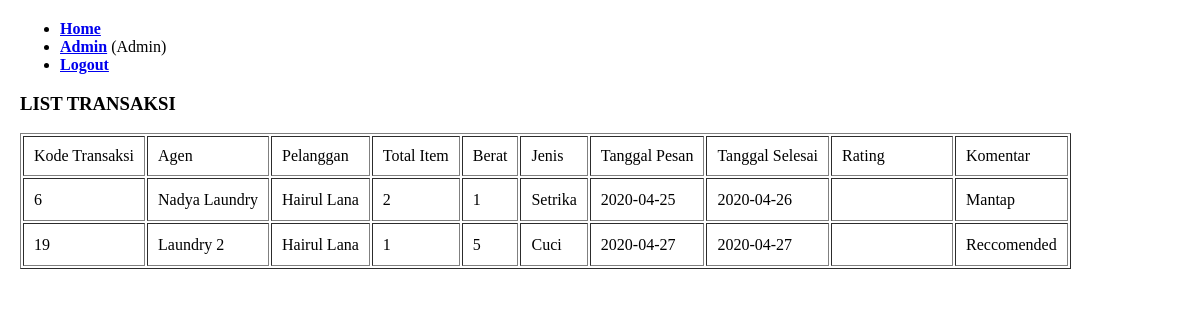
The page /transaksi.php (signed in) on the database its author committed.
### tables this page shows
CREATE TABLE `transaksi` (
  `kode_transaksi` int(11) NOT NULL,
  `id_cucian` int(11) NOT NULL,
  `id_agen` int(11) NOT NULL,
  `id_pelanggan` int(11) NOT NULL,
  `tgl_mulai` date DEFAULT NULL,
  `tgl_selesai` date DEFAULT NULL,
  `total_bayar` int(11) DEFAULT NULL,
  `rating` int(11) DEFAULT NULL,
  `komentar` text NOT NULL
);

CREATE TABLE `agen` (
  `id_agen` int(11) NOT NULL,
  `nama_laundry` varchar(30) DEFAULT NULL,
  `nama_pemilik` varchar(30) DEFAULT NULL,
  `telp` varchar(13) DEFAULT NULL,
  `email` varchar(30) DEFAULT NULL,
  `kota` varchar(20) DEFAULT NULL,
  `alamat` varchar(100) DEFAULT NULL,
  `plat_driver` varchar(12) DEFAULT NULL,
  `password` varchar(255) DEFAULT NULL
);

CREATE TABLE `pelanggan` (
  `id_pelanggan` int(11) NOT NULL,
  `nama` varchar(30) DEFAULT NULL,
  `email` varchar(30) DEFAULT NULL,
  `telp` varchar(13) DEFAULT NULL,
  `kota` varchar(20) DEFAULT NULL,
  `alamat` varchar(100) DEFAULT NULL,
  `password` varchar(255) DEFAULT NULL
);

CREATE TABLE `cucian` (
  `id_cucian` int(11) NOT NULL,
  `id_agen` int(11) NOT NULL,
  `id_pelanggan` int(11) DEFAULT NULL,
  `tgl_mulai` date NOT NULL,
  `tgl_selesai` date NOT NULL,
  `jenis` varchar(15) DEFAULT NULL,
  `total_item` int(11) DEFAULT NULL,
  `berat` double DEFAULT NULL,
  `alamat` varchar(100) NOT NULL,
  `catatan` text NOT NULL,
  `status_cucian` varchar(20) DEFAULT NULL
);

### transaksi.php (the view, shortened to what this page needs)
<?php
include 'connect-db.php';
if(isset($_SESSION["login-admin"]) && isset($_SESSION["admin"])){
    $login = "Admin";
}else if(isset($_SESSION["login-agen"]) && isset($_SESSION["agen"])){
    $idAgen = $_SESSION["agen"];
    $login = "Agen";
}else if (isset($_SESSION["login-pelanggan"]) && isset($_SESSION["pelanggan"])){
    $idPelanggan = $_SESSION["pelanggan"];
    $login = "Pelanggan";
}
?>
<!DOCTYPE html>
<html lang="en">
<head>
    <link rel="stylesheet" type="text/css" href="css/rating.css">
    <link rel="stylesheet" href="https://cdnjs.cloudflare.com/ajax/libs/font-awesome/4.7.0/css/font-awesome.min.css">
</head>
<body>
<?php include 'header.php'; ?>
    <div id="body">
        <h3>LIST TRANSAKSI</h3>
        <?php if ($login == "Admin") : $query = mysqli_query($connect, "SELECT * FROM transaksi"); ?>
            <table border=1 cellpadding=10>
                <tr>
                    <td>Kode Transaksi</td>
                    <td>Agen</td>
                    <td>Pelanggan</td>
                    <td>Total Item</td>
                    <td>Berat</td>
                    <td>Jenis</td>
                    <td>Tanggal Pesan</td>
                    <td>Tanggal Selesai</td>
                    <td>Rating</td>
                    <td>Komentar</td>
                </tr>
                <?php while ($transaksi = mysqli_fetch_assoc($query)) : ?>
                <tr>
                    <td><?php echo $kodeTransaksi = $transaksi["kode_transaksi"] ?></td>
                    <td>
                        <?php
                            $temp = $transaksi["id_agen"];
                            $agen = mysqli_query($connect, "SELECT * FROM agen WHERE id_agen = '$temp'");
                            $agen = mysqli_fetch_assoc($agen);
                            echo $agen["nama_laundry"];
                        ?>
                    </td>
                    <td>
                        <?php
                            $temp = $transaksi["id_pelanggan"];
                            $pelanggan = mysqli_query($connect,"SELECT * FROM pelanggan WHERE id_pelanggan = '$temp'");
                            $pelanggan = mysqli_fetch_assoc($pelanggan);
                            echo $pelanggan["nama"];
                        ?>
                    </td>
                    <td>
                        <?php
                            $idCucian = $transaksi["id_cucian"];
                            $cucian = mysqli_query($connect, "SELECT * FROM cucian WHERE id_cucian = $idCucian");
                            $cucian = mysqli_fetch_assoc($cucian);
                            echo $cucian["total_item"];
                        ?>
                    </td>
                    <td><?= $cucian["berat"] ?></td>
                    <td><?= $cucian["jenis"] ?></td>
                    <td><?= $transaksi["tgl_mulai"] ?></td>
                    <td><?= $transaksi["tgl_selesai"] ?></td>
                    <td>
                        <?php
                            $star = mysqli_query($connect,"SELECT * FROM transaksi WHERE kode_transaksi = $kodeTransaksi");
                            $star = mysqli_fetch_assoc($star);
                            $star = ceil($star["rating"]);
                        ?>
                        <fieldset class="bintang"><span class="starImg star-<?= $star ?>"></span></fieldset>
                    </td>
                    <td><?= $transaksi["komentar"] ?></td>
                </tr>
                <?php endwhile; ?>
            </table>
        <?php endif; ?>
    </div>
</body>
</html>

### css/rating.css (style rules this page uses)
fieldset, label { margin: 0; padding: 0; }
body { margin: 20px; }
.bintang { width: 100px; border: none; font-weight: bold; font-size: 12px; }
.starImg { width: 100px; height: 21px; display: block; background: url(http://1.bp.blogspot.com/-Sp-iHFztZdc/UVD89O9oM1I/AAAAAAAAEU0/Xh-FBDaWyJY/s1600/star.png) 0 0 no-repeat; }
.star-6 { background-position: -40px 0; }
.star-10 { background-position: 0 0; }

### rows shown on the page
transaksi: kode_transaksi "6", id_agen.nama_laundry "Nadya Laundry", id_pelanggan.nama "Hairul Lana", id_cucian.total_item "2", id_cucian.berat "1", id_cucian.jenis "Setrika", tgl_mulai "2020-04-25", tgl_selesai "2020-04-26", komentar "Mantap"
transaksi: kode_transaksi "19", id_agen.nama_laundry "Laundry 2", id_pelanggan.nama "Hairul Lana", id_cucian.total_item "1", id_cucian.berat "5", id_cucian.jenis "Cuci", tgl_mulai "2020-04-27", tgl_selesai "2020-04-27", komentar "Reccomended"
